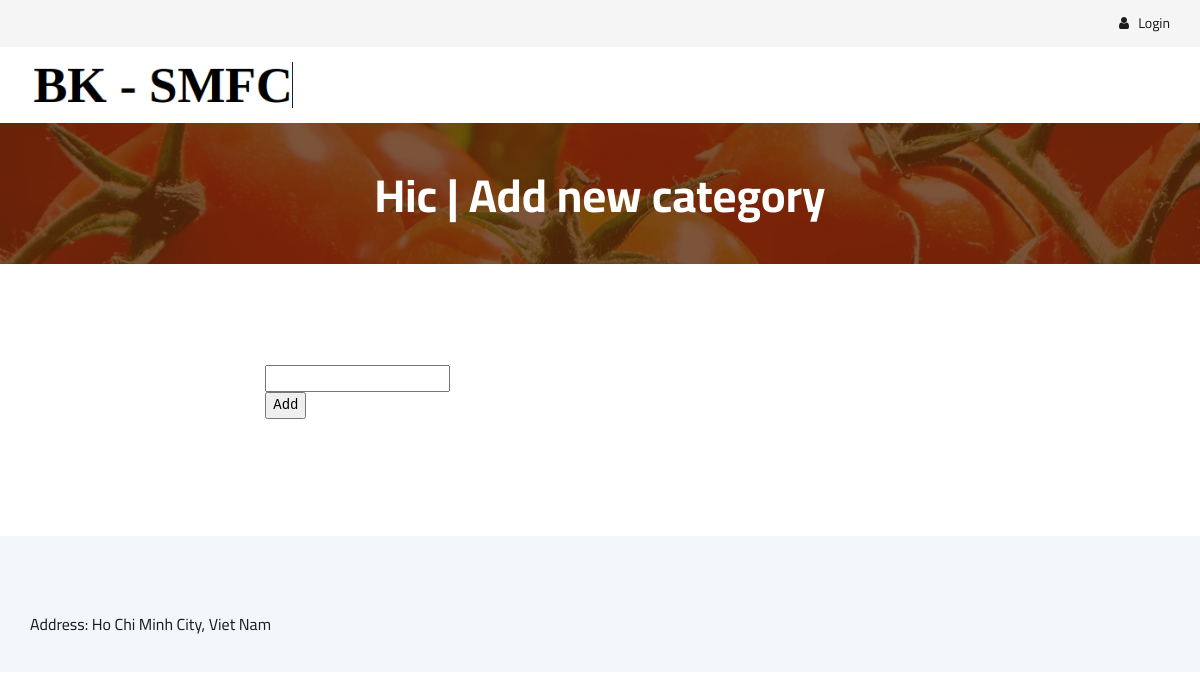
Before: /vendorowner/add-new-category/1/ with the older database file.
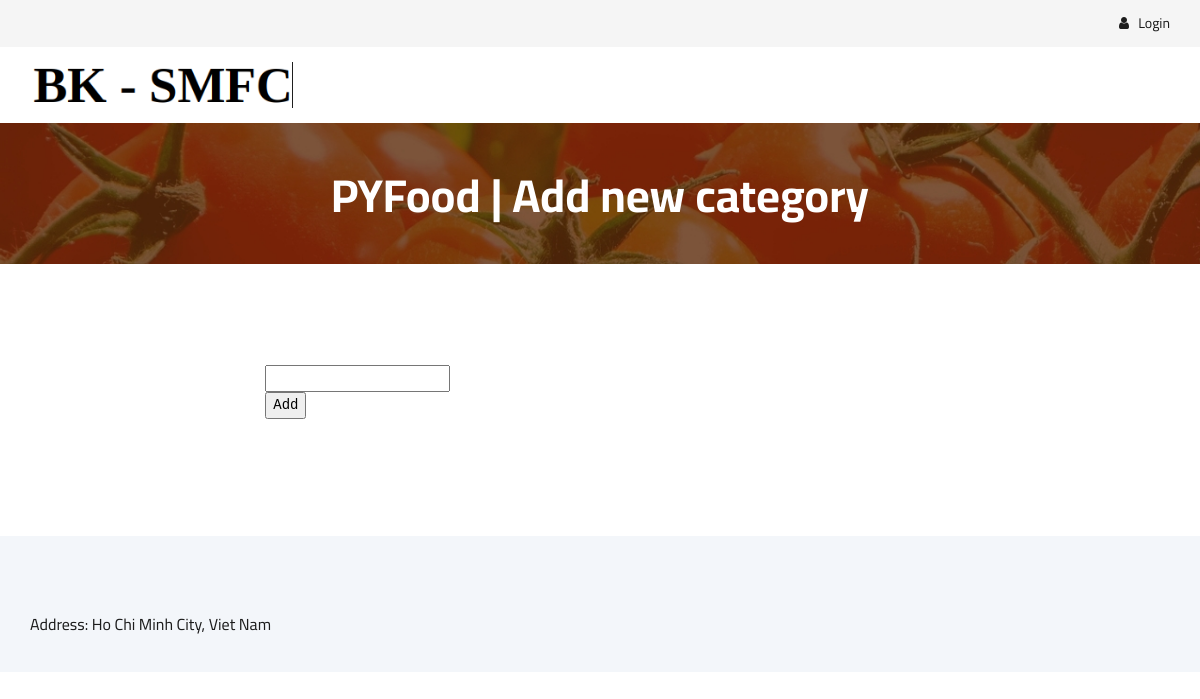
After: the same page with the newer database file.
### model/models/vendor.py (models this page shows, shortened)
class Vendor(models.Model):
    name = models.CharField(max_length=100, default='')
    description = models.CharField(max_length=256, default='')
    owner = models.ForeignKey(VendorOwner, on_delete=models.CASCADE)

### vendorowner/views.py (the view, shortened to what this page needs)
# urls.py: path('add-new-category/<int:vendor_id>/', AddNewCategory, name='add-new-category'),
def AddNewCategory(request, vendor_id):
    if request.method == 'GET':
        context = {
            'vendor_name': Vendor.objects.get(id=vendor_id).name
        }
        return render(request, 'vendorowner/add-new-category.html', context)

### templates/vendorowner/add-new-category.html (shortened to what this page needs)
{% extends 'vendorowner/base.html' %}
{% block BreadcrumbTitle%}
    <h2>{{vendor_name}} | Add new category</h2>
{% endblock %}
{% block content %}
    <section class="shoping-cart spad">
        <div class="container">
            <form action="" method="post">
                <div class="row">
                    <div class="col-lg-12">
                        <pre>
                            <input type="text" name='new-category-name' required>
                            <input type="submit" value="Add">
                        </pre>
                    </div>
                </div>
            </form>
        </div>
    </section>
{% endblock %}

Changed rows visible on the page:
changed Vendor: name "Hic" → "PYFood"
